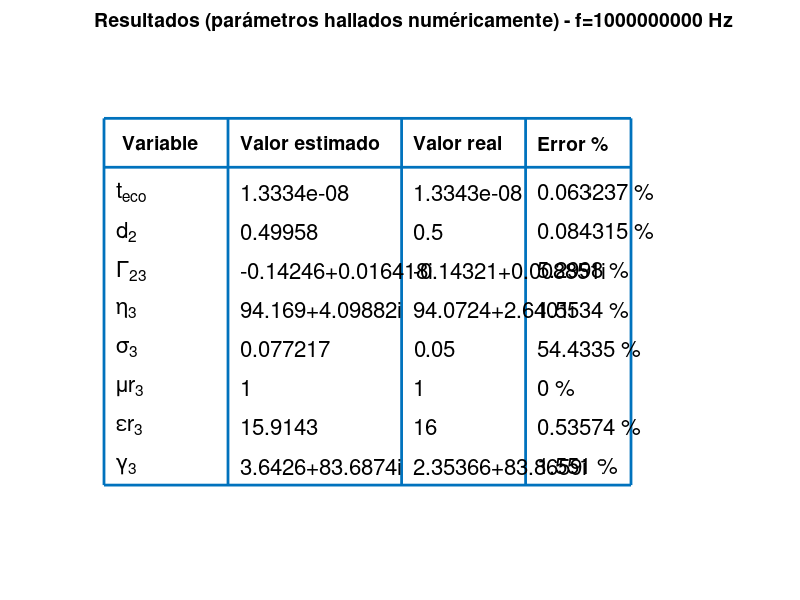

MATLAB code to generate this figure:
% ------------------------------------------------------------------------

% |--------------------------------------|
% |                                      |
% |     Electromagnetismo Aplicado       |
% |                                      |
% |    TPF Georradar - Simulaciones      |
% |                                      |
% |--------------------------------------|

% Limpieza.
clear; close all; clc;

% Parámetros físicos.
global mu_0 eps_0 c;

mu_0 = 4*pi*1e-7;
eps_0 = 8.854e-12;
c = 1/sqrt(mu_0*eps_0);

% Frecuencia de operación.
f = 1000e6;
omega = 2*pi*f;

% Amplitud del campo eléctrico de la onda incidente emitida por la antena.
E_i_0 = 1;

% ------------------------------------------------------------------------

% Medio 1 (espacio libre).
sigma_1 = 0;
mu_r_1 = 1;
eps_r_1 = 1;

% Medio 2 (suelo de propiedades conocidas).
sigma_2 = 0.01;
mu_r_2 = 1;
eps_r_2 = 9;

% Medio 3 (medio a identificar, a priori desconocido).
sigma_3 = 0.05;
mu_r_3 = 1;
eps_r_3 = 16;

% Espesores de los medios.
d_1 = 0.5; % Distancia a la cual se emite desde el espacio libre.
d_2 = 0.5; % Espesor del medio 1 (intermedio).

% Matriz de propiedades de los medios (filas = medios; columnas = propiedades).
props = [
  sigma_1, mu_r_1, eps_r_1;
  sigma_2, mu_r_2, eps_r_2;
  sigma_3, mu_r_3, eps_r_3
];

% ------------------------------------------------------------------------

% Cálculo de parámetros de los medios.
function params_vec = calc_params(sigma, mu_r, eps_r, omega)
  global mu_0 eps_0;

  % Constante de propagación.
  gamma = sqrt((1i*omega*mu_r*mu_0) .* (sigma + 1i*omega*eps_r*eps_0));

  alpha = real(gamma);
  beta = imag(gamma);

  % Impedancia compleja.
  eta = sqrt((1i*omega*mu_r*mu_0) ./ (sigma + 1i*omega*eps_r*eps_0));

  params_vec = [alpha, beta, gamma, eta];
endfunction

% Matriz de parámetros (filas = medios; columnas = parámetros).
params = zeros(3, 4);

for i = 1:3
  params(i, :) = calc_params(props(i, 1), props(i, 2), props(i, 3), omega);
endfor

% ------------------------------------------------------------------------

% Vectores de parámetros.
alphas = params(:, 1);
betas = params(:, 2);
gammas = params(:, 3);
etas = params(:, 4);

% Velocidades de propagación.
vels = omega ./ betas;

% Coeficientes de reflexión.
Gamma_12 = (etas(2) - etas(1)) / (etas(1) + etas(2));
Gamma_23 = (etas(3) - etas(2)) / (etas(2) + etas(3));

Gamma_21 = -Gamma_12;
Gamma_32 = -Gamma_23;

% Coeficientes de transmisión.
tau_12 = 2 * etas(2) / (etas(1) + etas(2));
tau_21 = 2 * etas(1) / (etas(1) + etas(2));

tau_23 = 2 * etas(3) / (etas(2) + etas(3));
tau_32 = 2 * etas(2) / (etas(2) + etas(3));

% Reflexión total hacía el medio 1.
Gamma_T_1 = Gamma_12 + (tau_12*tau_21*Gamma_23*exp(-2*gammas(2)*d_2)) / (1 - Gamma_21*Gamma_23*exp(-2*gammas(2)*d_2));

% Transmisión total hacía el medio 3.
tau_T_3 = (tau_12*tau_23*exp(-gammas(2)*d_2)) / (1 - Gamma_21*Gamma_23*exp(-2*gammas(2)*d_2));

% Factor interviniente en la onda progresiva total en el medio 2.
tau_T_2 = tau_12 / (1 - Gamma_21*Gamma_23*exp(-2*gammas(2)*d_2));

% Factor interviniente en la onda regresiva total en el medio 2.
Gamma_T_2 = Gamma_23 * exp(-2*gammas(2)*d_2) * tau_T_2;

% ------------------------------------------------------------------------
% ----- Simulación 1: foco isotrópico puntual de ondas sinusoidales ------
% ------------------------------------------------------------------------

% Vector espacial.
z = linspace(0, d_1 + d_2 + 0.5, 2000);

% Cálculo de la envolvente final.
E_env = abs(E_i_0 .* exp(-gammas(1) .* z) + E_i_0 .* Gamma_T_1 .* exp(gammas(1) .* z - 2*gammas(1)*d_1)) .* ((z >= 0) & (z <= d_1));

% Configuración de la figura.
figure();

set(gcf, 'defaultLineLineWidth', 1);

med_1 = fill([0 d_1 d_1 0], [-2 -2 2 2], [0.95 0.95 0.95]);

hold on;

med_2 = fill([d_1 d_1+d_2 d_1+d_2 d_1], [-2 -2 2 2], [0.9 0.9 1]);
med_3 = fill([d_1+d_2 d_1+d_2+0.5 d_1+d_2+0.5 d_1+d_2], [-2 -2 2 2], [0.9 1 0.9]);

env_arriba = plot(z, E_env, ':', 'color', 'k', 'linewidth', 0.75);
env_abajo = plot(z, -E_env, ':', 'color', 'k', 'linewidth', 0.75);

E_T = plot(z, zeros(size(z)), 'b', 'linewidth', 2);
plot([d_1 d_1], [-2, 2], '--k');
plot([d_1+d_2 d_1+d_2], [-2, 2], '--k');

hold off;

xlim([0, d_1 + d_2 + 0.5]);
ylim([-2, 2]);

legend([med_1 med_2 med_3 E_T env_arriba], ...
       {"Medio 1", "Medio 2", "Medio 3", "Campo eléctrico", "Envolvente final"});

xlabel('z [m]', 'fontsize', 14);
ylabel('E [V/m]', 'fontsize', 14);

title("Simulación de ondas en los 3 medios (solamente E)", 'fontsize', 14);

% ------------------------------------------------------------------------

% Tiempos clave.
t_1 = d_1 / vels(1); % La incidente llegó a la primera interfaz.
t_2 = t_1 + d_2 / vels(2); % La onda llegó a la segunda interfaz.
t_3 = t_2 + d_2 / vels(2); % La onda volvió a atravesar la primera interfaz.

% Tiempo para la animación.
t_max = t_3 * 1.75;
N = 1500; % Número de frames.

% Vector temporal.
t = linspace(0, t_max, N);

% ------------------------------------------------------------------------

% Animación temporal por fases.
for k = 1:N
  t_eff = t(k);
  E_eff = zeros(size(z));

  % Incidente (siempre presente).
  z_front = vels(1)*t_eff;
  mask = z <= min(z_front, d_1);
  E_eff(mask) = E_i_0 .* exp(-alphas(1)*z(mask)) .* cos(omega*t_eff - betas(1)*z(mask));

  % Fase 2.
  if t_eff >= t_1
    % Reflejada parcial.
    z_back = vels(1)*(t_eff - t_1);
    mask = (z <= d_1) & (z >= d_1 - z_back);
    E_eff(mask) += E_i_0 * Gamma_12 * cos(omega*t_eff + betas(1)*(z(mask) - 2*d_1));

    % Transmitida al medio 2.
    z2_prog = vels(2)*(t_eff - t_1);
    mask = (z >= d_1) & (z <= d_1 + min(z2_prog, d_2));
    z_2 = z(mask) - d_1;
    E_eff(mask) += E_i_0 * tau_12 .* exp(-alphas(2)*z_2) .* cos(omega*t_eff - betas(2)*z_2);
  endif

  % Fase 3.
  if t_eff >= t_2
    % Transmitida al medio 3.
    z3_prog = vels(3)*(t_eff - t_2);
    mask = (z >= d_1 + d_2) & (z <= d_1 + d_2 + z3_prog);
    z_3 = z(mask) - (d_1 + d_2);
    E_eff(mask) += E_i_0 * tau_T_3 .* exp(-alphas(3)*z_3) .* cos(omega*t_eff - betas(3)*z_3);

    % Reflejada desde la segunda interfaz al medio 2.
    z2_back = vels(2)*(t_eff - t_2);
    mask = (z >= d_1 + d_2 - z2_back) & (z <= d_1 + d_2);
    z_2 = z(mask) - d_1;
    z_2_from_end = d_2 - z_2;
    E_eff(mask) += E_i_0 * Gamma_T_2 .* exp(-alphas(2)*z_2_from_end) .* cos(omega*t_eff + betas(2)*(z_2 - d_2));
  endif

  % Fase 4.
  if t_eff >= t_3
    % Reflejada final hacía el medio 1.
    z_back = vels(1)*(t_eff - t_3);
    mask = (z <= d_1) & (z >= d_1 - z_back);
    E_eff(mask) += E_i_0 * (Gamma_T_1 - Gamma_12) * cos(omega*t_eff + betas(1)*(z(mask) - 2*d_1));
  endif

  % Actualización.
  set(E_T, 'YData', E_eff);

  drawnow;
  pause(0.01);
endfor

pause(1);

% ------------------------------------------------------------------------
% -------------------- Simulación 2: pulso gaussiano ---------------------
% ------------------------------------------------------------------------

% La idea es cambiar el enfoque y hacer una simulación FDTD 1D (Yee)
% que directamente resuelve las ecuaciones de Maxwell en pasos espaciales.

dz = 3e-3; % Tamaño de paso espacial (resolución espacial).
Nc = round((d_1 + d_2 + 1)/dz); % Número de celdas.

dt = 0.99 * dz/c; % Tamaño de paso temporal (resolución temporal).
N = 1800; % Número de frames.

% Parámetros de la fuente.
t_0 = 40; % Tiempo central del pulso en frames.
ancho = 12; % Factor de ancho del pulso.
A = 1; % Amplitud del pulso.
loc = 2; % Ubicación de la fuente (primer celda de z != 0).

gauss = @(k) 2*A*exp(-((k - t_0)/ancho).^2);

% Vector espacial.
z = (0:Nc-1) * dz;

% Índices de las interfaces.
idx_d_1 = round(d_1/dz);
idx_d_2 = round((d_1 + d_2)/dz);

% Vectores de propiedades de los medios.
sigma_z = zeros(1, Nc); mu_r_z = zeros(1, Nc); eps_r_z = zeros(1, Nc);

sigma_z(1:idx_d_1) = sigma_1;
sigma_z(idx_d_1+1:idx_d_2) = sigma_2;
sigma_z(idx_d_2+1:end) = sigma_3;

mu_r_z(1:idx_d_1) = mu_r_1;
mu_r_z(idx_d_1+1:idx_d_2) = mu_r_2;
mu_r_z(idx_d_2+1:end) = mu_r_3;

eps_r_z(1:idx_d_1) = eps_r_1;
eps_r_z(idx_d_1+1:idx_d_2) = eps_r_2;
eps_r_z(idx_d_2+1:end) = eps_r_3;

% Campos y coeficientes de actualización.
E = zeros(1, Nc); CE_E = zeros(1, Nc); CE_H = zeros(1, Nc);
H = zeros(1, Nc);

% Seteo de los coeficientes de actualización.
CE_E = (1 - sigma_z .* dt ./ (2 .* eps_0 .* eps_r_z)) ./ ((1 + sigma_z .* dt ./ (2 .* eps_0 .* eps_r_z)));
CE_H = (dt ./ (eps_0 .* eps_r_z .* dz)) ./ (1 + sigma_z .* dt ./ (2 .* eps_0 .* eps_r_z));
CH_H = ones(1, Nc-1);
CH_E = dt ./ ((mu_0 .* mu_r_z)(1:end - 1) .* dz);

% Variables que guardan el estado inmediatamente anterior del campo eléctrico.
E_left_prev = 0; E_right_prev = 0;

% ------------------------------------------------------------------------

% Configuración de la figura.

med_1 = fill([0 d_1 d_1 0], [-2 -2 2 2], [0.95 0.95 0.95]);

hold on;

med_2 = fill([d_1 d_1+d_2 d_1+d_2 d_1], [-2 -2 2 2], [0.9 0.9 1]);
med_3 = fill([d_1+d_2 d_1+d_2+0.5 d_1+d_2+0.5 d_1+d_2], [-2 -2 2 2], [0.9 1 0.9]);

E_T = plot(z, zeros(size(z)), 'b', 'linewidth', 2);
plot([d_1 d_1], [-2, 2], '--k');
plot([d_1+d_2 d_1+d_2], [-2, 2], '--k');

hold off;

xlim([0, d_1 + d_2 + 0.5]);

legend([med_1 med_2 med_3 E_T], ...
       {"Medio 1", "Medio 2", "Medio 3", "Campo eléctrico"});

xlabel('z [m]', 'fontsize', 14);
ylabel('E [V/m]', 'fontsize', 14);

title("Simulación de pulso gaussiano en los 3 medios (solamente E)", 'fontsize', 14);

% ------------------------------------------------------------------------

threshold = 0.0035 * A; % Umbral de detección de ecos, calibrado.

% Variables de detección de ecos.
over_threshold_prev = false;
t_eco = 0;
eco_count = 0;

% Animación temporal.
for k = 1:N
  % Paso 1 - actualizar H.
  for i = 1:Nc-1
    H(i) = H(i) + CH_E(i) * (E(i+1) - E(i));
  endfor

  % Paso 2 - actualizar E.
  for i=2:Nc-1
    E(i) = CE_E(i) * E(i) + CE_H(i) * (H(i) - H(i-1));
  endfor

  % Paso 3 - sumar el efecto del pulso gaussiano.
  E(loc) = E(loc) + gauss(k);

  % Paso 4 - Aplicar las condiciones de contorno.
  E(1) = E_left_prev + ((c*dt - dz) / (c*dt + dz) * (E(2) - E(1)));
  E_left_prev = E(2);

  E(end) = E_right_prev + ((c*dt - dz) / (c*dt + dz) * (E(end-1) - E(end)));
  E_right_prev = E(end-1);

  over_threshold = abs(E(2)) > threshold;

  % Medimos solo hasta el segundo eco, que es el relevante.
  if over_threshold && ~over_threshold_prev && eco_count < 3
    t_eco = k * dt; % Guardar el tiempo del eco.
    eco_count++;
  endif

  over_threshold_prev = over_threshold;

  % Actualización.
  set(E_T, 'YData', E);
  drawnow;
endfor

pause(1);
clf;

% ------------------------------------------------------------------------
% --------------------- Mostrar resultados numéricos ---------------------
% ------------------------------------------------------------------------

% Calculamos la distancia hasta el medio 3 en el subsuelo en base al tiempo del eco.
d_2_est = (t_eco - 2 * d_1 / vels(1)) * vels(2) / 2;

% Calculamos el coeficiente de reflexión total Gamma_T_1.
E_rec = E_i_0 * (Gamma_T_1 - Gamma_12) .* cos(omega*t);
Gamma_T_1_est = ((E_rec ./ cos(omega*t)) / E_i_0 + Gamma_12)(1);

% Despejamos el coeficiente de reflexión Gamma_23.
Gamma_23_est = ((Gamma_T_1 - Gamma_12) * exp(2*gammas(2)*d_2_est)) / ...
               (tau_12*tau_21 + (Gamma_T_1 - Gamma_12)*Gamma_21);

% Despejamos la impedancia compleja del medio desconocido.
eta_est = etas(2) * (1 + Gamma_23_est) / (1 - Gamma_23_est);

% Despejamos la conductividad y permitividad dieléctrica del medio desconocido.
sigma_eps_rel = (1i * omega * mu_0) / (eta_est.^2);

sigma_3_est = abs(real(sigma_eps_rel));
eps_r_3_est = imag(sigma_eps_rel) / (omega * eps_0);

% Calculamos gamma.
gamma_3_est = sqrt((1i*omega*mu_0) .* (sigma_3_est + 1i*omega*eps_r_3_est*eps_0));

% ------------------------------------------------------------------------

% Presentamos todos los resultados en una tabla, junto con sus errores porcentuales.

% Función auxiliar para el error relativo porcentual.
function error = er(v_est, v_real)
  error = abs((v_est - v_real) / v_real) * 100;
endfunction

axis([0 1 0 1]);
axis off;

title(["Resultados (parámetros hallados numéricamente) - f=", num2str(f), " Hz"], 'fontsize', 14);

% Bordes.
line([0.00 0.85], [0.85 0.85], 'linewidth', 2);
line([0.00 0.85], [0.10 0.10], 'linewidth', 2);
line([0.00 0.00], [0.10 0.85], 'linewidth', 2);
line([0.85 0.85], [0.10 0.85], 'linewidth', 2);

% Texto.
text(0.03, 0.80, "Variable", 'fontsize', 14, 'fontweight', 'bold');
line([0.20 0.20], [0.10 0.85], 'linewidth', 2);
text(0.22, 0.80, "Valor estimado", 'fontsize', 14, 'fontweight', 'bold');
line([0.48 0.48], [0.10 0.85], 'linewidth', 2);
text(0.50, 0.80, "Valor real", 'fontsize', 14, 'fontweight', 'bold');
line([0.68 0.68], [0.10 0.85], 'linewidth', 2);
text(0.70, 0.80, "Error %", 'fontsize', 14, 'fontweight', 'bold');

line([0.00 0.85], [0.75 0.75], 'linewidth', 2);

% Variables y valores.

% t_eco.
text(0.02, 0.70, "t_{eco}", 'fontsize', 16); text(0.22, 0.70, num2str(t_eco), 'fontsize', 16);
text(0.50, 0.70, num2str(2*t_2), 'fontsize', 16); text(0.70, 0.70, [num2str(er(t_eco, 2*t_2)), " %"], 'fontsize', 16);

% d_2.
text(0.02, 0.62, "d_2", 'fontsize', 16); text(0.22, 0.62, num2str(d_2_est), 'fontsize', 16);
text(0.50, 0.62, num2str(d_2), 'fontsize', 16); text(0.70, 0.62, [num2str(er(d_2_est, d_2)), " %"], 'fontsize', 16);

% Gamma_23.
text(0.02, 0.54, "Γ_{23}", 'fontsize', 16); text(0.22, 0.54, num2str(Gamma_23_est), 'fontsize', 16);
text(0.50, 0.54, num2str(Gamma_23), 'fontsize', 16); text(0.70, 0.54, [num2str(er(Gamma_23_est, Gamma_23)), " %"], 'fontsize', 16);

% eta_3.
text(0.02, 0.46, "η_3", 'fontsize', 16); text(0.22, 0.46, num2str(eta_est), 'fontsize', 16);
text(0.50, 0.46, num2str(etas(3)), 'fontsize', 16); text(0.70, 0.46, [num2str(er(eta_est, etas(3))), " %"], 'fontsize', 16);

% sigma_3.
text(0.02, 0.38, "σ_3", 'fontsize', 16); text(0.22, 0.38, num2str(sigma_3_est), 'fontsize', 16);
text(0.50, 0.38, num2str(sigma_3), 'fontsize', 16); text(0.70, 0.38, [num2str(er(sigma_3_est, sigma_3)), " %"], 'fontsize', 16);

% mu_r_3.
text(0.02, 0.30, "μr_3", 'fontsize', 16); text(0.22, 0.30, num2str(1), 'fontsize', 16);
text(0.50, 0.30, num2str(mu_r_3), 'fontsize', 16); text(0.70, 0.30, [num2str(er(1, mu_r_3)), " %"], 'fontsize', 16);

% eps_r_3.
text(0.02, 0.22, "εr_3", 'fontsize', 16); text(0.22, 0.22, num2str(eps_r_3_est), 'fontsize', 16);
text(0.50, 0.22, num2str(eps_r_3), 'fontsize', 16); text(0.70, 0.22, [num2str(er(eps_r_3_est, eps_r_3)), " %"], 'fontsize', 16);

% gamma_3.
text(0.02, 0.14, "γ_3", 'fontsize', 16); text(0.22, 0.14, num2str(gamma_3_est), 'fontsize', 16);
text(0.50, 0.14, num2str(gammas(3)), 'fontsize', 16); text(0.70, 0.14, [num2str(er(gamma_3_est, gammas(3))), " %"], 'fontsize', 16);

% ------------------------------------------------------------------------
% --------------------------------- FIN ----------------------------------
% ------------------------------------------------------------------------
